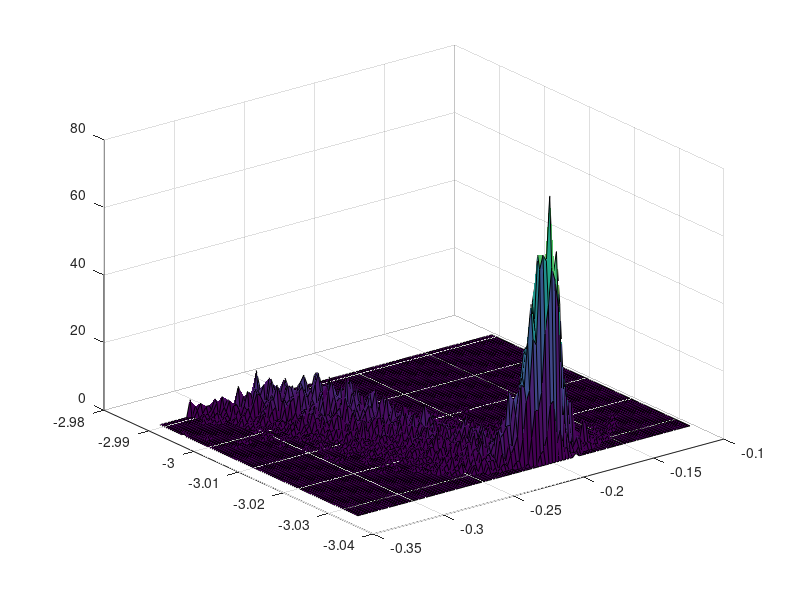

MATLAB code for this plot: (Note: this script raises an error after producing the figure.)
binnumx = 100;
binnumy = 100;

load('codedFull.mat');
minx = min(codedFull(:,2));
miny = min(codedFull(:,3));
maxx = max(codedFull(:,2));
maxy = max(codedFull(:,3));
dx = (maxx - minx)/(binnumx-1);
dy = (maxy - miny)/(binnumy-1);

xrange = zeros(binnumx , 1);
yrange = zeros(binnumy , 1);
countFull = zeros(binnumx , binnumy);
xrange(1,1)=minx;
yrange(1,1)=miny;
i=1;
while(i<binnumx)
    i=i+1;
    xrange(i,1) = xrange(i-1,1) + dx;
end
i=1;
while(i<binnumy)
    i=i+1;
    yrange(i,1) = yrange(i-1,1) + dy;
end
i=0;
while(i<length(codedFull(:,1)))
    i=i+1;
    ix = floor((codedFull(i, 2) - minx + dx/2)/dx)+1;
    iy = floor((codedFull(i, 3) - miny + dy/2)/dy)+1;
    countFull(ix, iy) = countFull(ix, iy)+1;
end

mesh(xrange(:,1),yrange(:,1),countFull)
shading('interp')
surf(xrange(:,1),yrange(:,1),countFull)
colormap(flipud(parula))